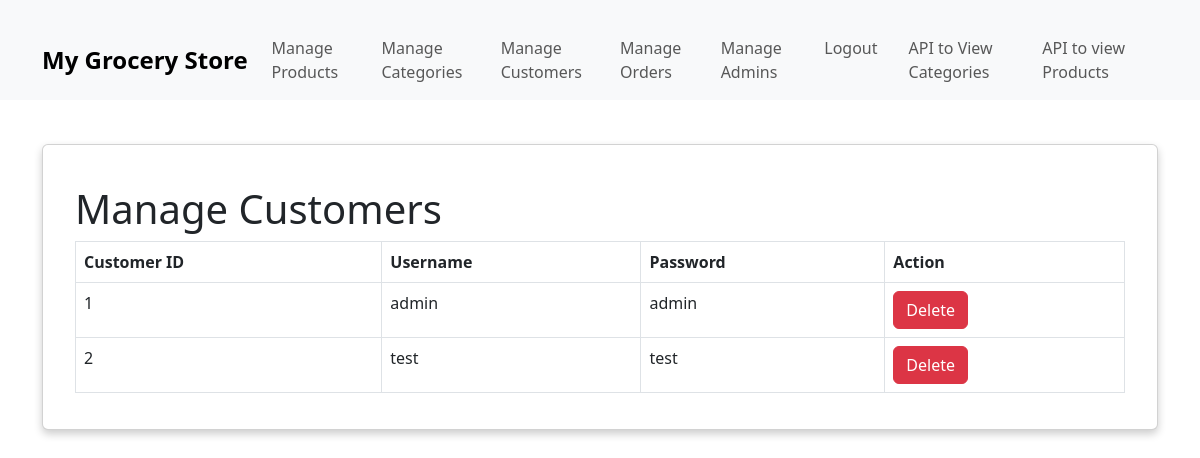
The app's page /manage_customers with its own data.
### models.py (models this page shows)
class Customer(Base):
    __tablename__ = 'customers'
    userid = Column(Integer, Sequence('customer_id_seq'), primary_key=True, autoincrement=True)
    username = Column(String, unique=True, nullable=False)
    password = Column(String, nullable=False)

### main.py (the view)
@app.route('/manage_customers')
def manage_customers():
    db_session = DBSession()
    customers = db_session.query(Customer).all()
    db_session.close()
    return render_template('manage_customers.html', customers=customers)

### templates/manage_customers.html (shortened to what this page needs)
{% extends 'admin_base.html' %}
{% block content %}
<div class="container">
    <h1>Manage Customers</h1>
    <table class="table table-bordered">
        <thead>
            <tr>
                <th>Customer ID</th>
                <th>Username</th>
                <th>Password</th>
                <th>Action</th>
            </tr>
        </thead>
        <tbody>
            {% for customer in customers %}
            <tr>
                <td>{{ customer.userid }}</td>
                <td>{{ customer.username }}</td>
                <td>{{ customer.password }}</td>
                <td><a href="/delete_customer/{{ customer.userid }}" class="btn btn-danger">Delete</a></td>
            </tr>
            {% endfor %}
        </tbody>
    </table>
</div>
{% endblock %}

### templates/admin_base.html (style rules this page uses)
.container { padding-top: 20px; }

### records on screen
Customer: userid "1", username "admin", password "admin"
Customer: userid "2", username "test", password "test"
